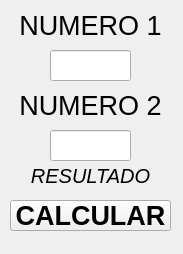
<?xml version="1.0" encoding="UTF-8"?>
<ui version="4.0">
 <class>MainWindow</class>
 <widget class="QMainWindow" name="MainWindow">
  <property name="geometry">
   <rect>
    <x>0</x>
    <y>0</y>
    <width>183</width>
    <height>254</height>
   </rect>
  </property>
  <property name="windowTitle">
   <string>MainWindow</string>
  </property>
  <widget class="QWidget" name="centralwidget">
   <widget class="QLabel" name="etiqueta1">
    <property name="geometry">
     <rect>
      <x>10</x>
      <y>10</y>
      <width>161</width>
      <height>31</height>
     </rect>
    </property>
    <property name="font">
     <font>
      <pointsize>20</pointsize>
     </font>
    </property>
    <property name="text">
     <string>NUMERO 1</string>
    </property>
    <property name="alignment">
     <set>Qt::AlignCenter</set>
    </property>
   </widget>
   <widget class="QLineEdit" name="numero1">
    <property name="geometry">
     <rect>
      <x>50</x>
      <y>50</y>
      <width>81</width>
      <height>31</height>
     </rect>
    </property>
    <property name="font">
     <font>
      <pointsize>15</pointsize>
     </font>
    </property>
    <property name="text">
     <string/>
    </property>
    <property name="alignment">
     <set>Qt::AlignCenter</set>
    </property>
   </widget>
   <widget class="QLabel" name="etiqueta2">
    <property name="geometry">
     <rect>
      <x>10</x>
      <y>90</y>
      <width>161</width>
      <height>31</height>
     </rect>
    </property>
    <property name="font">
     <font>
      <pointsize>20</pointsize>
     </font>
    </property>
    <property name="text">
     <string>NUMERO 2</string>
    </property>
    <property name="alignment">
     <set>Qt::AlignCenter</set>
    </property>
   </widget>
   <widget class="QLineEdit" name="numero2">
    <property name="geometry">
     <rect>
      <x>50</x>
      <y>130</y>
      <width>81</width>
      <height>31</height>
     </rect>
    </property>
    <property name="font">
     <font>
      <pointsize>15</pointsize>
     </font>
    </property>
    <property name="text">
     <string/>
    </property>
    <property name="alignment">
     <set>Qt::AlignCenter</set>
    </property>
   </widget>
   <widget class="QPushButton" name="btn_calcular">
    <property name="geometry">
     <rect>
      <x>10</x>
      <y>200</y>
      <width>161</width>
      <height>31</height>
     </rect>
    </property>
    <property name="font">
     <font>
      <pointsize>20</pointsize>
      <weight>75</weight>
      <bold>true</bold>
     </font>
    </property>
    <property name="text">
     <string>CALCULAR</string>
    </property>
   </widget>
   <widget class="QLabel" name="lbl_resultado">
    <property name="geometry">
     <rect>
      <x>10</x>
      <y>160</y>
      <width>161</width>
      <height>31</height>
     </rect>
    </property>
    <property name="font">
     <font>
      <pointsize>15</pointsize>
      <italic>true</italic>
     </font>
    </property>
    <property name="text">
     <string>RESULTADO</string>
    </property>
    <property name="alignment">
     <set>Qt::AlignCenter</set>
    </property>
   </widget>
  </widget>
 </widget>
 <resources/>
 <connections/>
</ui>
